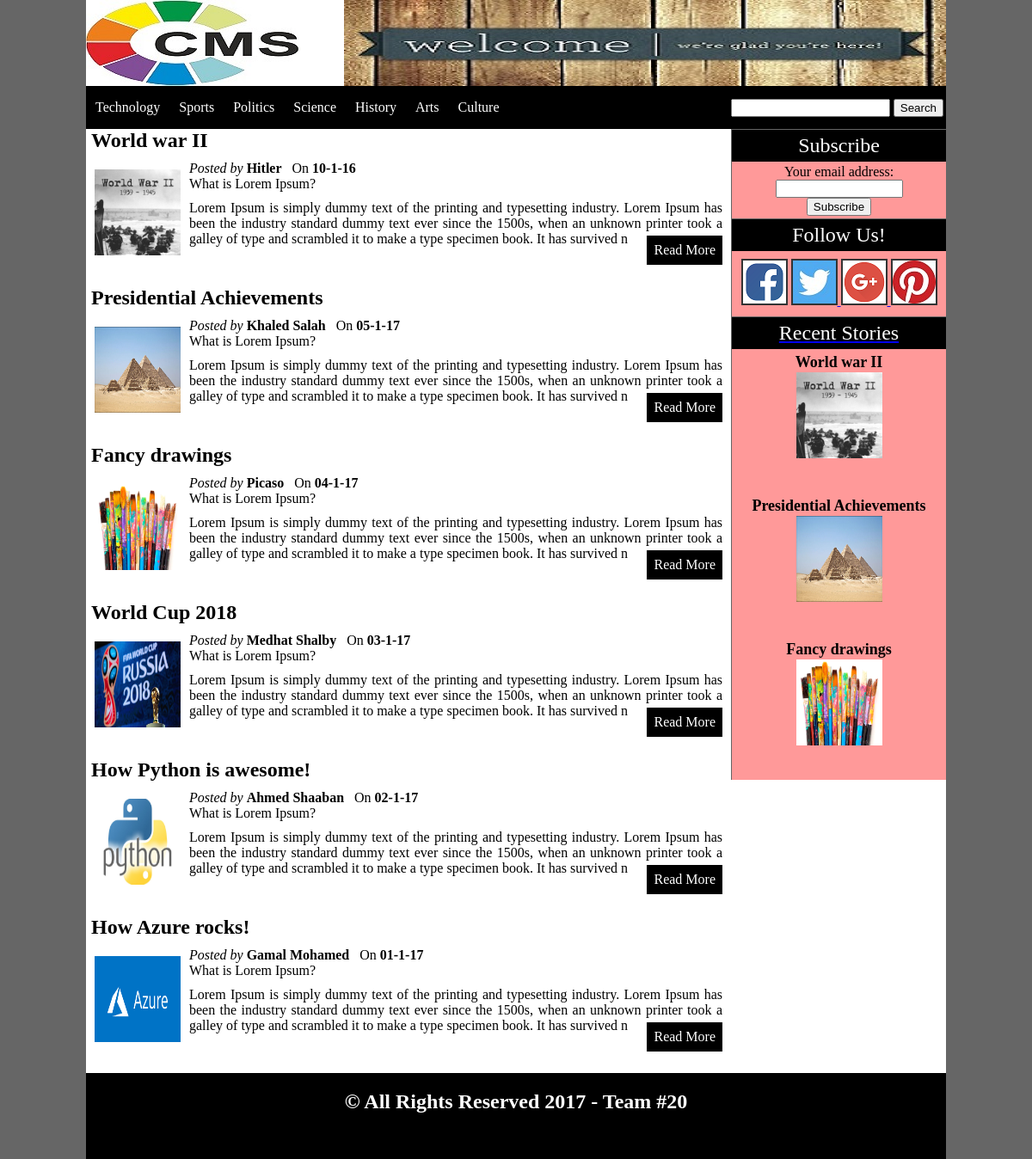
The page / on the database its author committed.
### tables this page shows
CREATE TABLE IF NOT EXISTS `categories` (
  `cat_id` int(10) NOT NULL AUTO_INCREMENT,
  `cat_title` varchar(50) NOT NULL,
  PRIMARY KEY (`cat_id`)
);

CREATE TABLE IF NOT EXISTS `posts` (
  `post_id` int(10) NOT NULL AUTO_INCREMENT,
  `category_id` int(10) NOT NULL,
  `post_title` varchar(100) NOT NULL,
  `post_date` text NOT NULL,
  `post_author` varchar(50) NOT NULL,
  `post_keywords` text NOT NULL,
  `post_image` text NOT NULL,
  `post_content` text NOT NULL,
  PRIMARY KEY (`post_id`)
);

### includes/post_content.php (the view, shortened to what this page needs)
<div class="post_area">
    <?php
		if(!isset($_GET['cat'])){
			$get_posts = "select * from posts order by post_date DESC";
			$run_posts = mysqli_query($con,$get_posts);
			while ($row_posts = mysqli_fetch_array($run_posts)){
				$post_id = $row_posts['post_id'];
				$post_title = $row_posts['post_title'];
				$post_date = $row_posts['post_date'];
				$post_author = $row_posts['post_author'];
				$post_image = $row_posts['post_image'];
				$post_content = substr($row_posts['post_content'],0,300);
				echo "
				<h2><a id='ltitle' href='details.php?post=$post_id'>&nbsp;$post_title</a></h2>
				<span><i>Posted by</i> <b>$post_author</b> &nbsp; On  <b>$post_date</b></span> <span style='color:brown;'></span>
				<img src='admin/news_images/$post_image' width='100' height='100'/>
				<div>$post_content <a id='rmlink' href='details.php?post=$post_id'>Read More</a></div><br /><br />
				";
			}
		}
	?>
</div>

### index.php (shortened to what this page needs)
<!DOCTYPE HTML>
<html>
<head>
    <link rel="stylesheet" href="styles/style.css" media="all" />
</head>
<body>
<div class="container">
    <div class="head">
    	<a href="index.php"><img id="logo" src="images/logo.jpg" /></a>
        <img id="banner" align="right" src="images/welcome.jpg" />
    </div>
    <?php include("includes/navbar.php"); ?>
    <div class="content_wrapper">
        <?php include("includes/post_content.php"); ?>
        <?php include("includes/sidebar.php"); ?>
    </div>
    <div class="footer_area">
        <h2 style="padding:20px; text-align:center">&copy; All Rights Reserved 2017 - Team #20</h2>
    </div>
</div>
</body>
</html>

### includes/navbar.php
<div class="navbar">
    <ul id="menu">
      <?php
		  include("includes/database.php");
		  $get_cats = "select * from categories";
		  $run_cats = mysqli_query($con, $get_cats);
		  while ($cats_row=mysqli_fetch_array($run_cats)){
			  $cat_id=$cats_row['cat_id'];
			  $cat_title=$cats_row['cat_title'];
			  echo "<li><a href='index.php?cat=$cat_id'>$cat_title</a></li>";
			}
	  ?>
    </ul>
    <div id="form">
    	<form method="get" action="results.php" enctype="multipart/form-data">
        	<input type="text" name="search_query" />
            <input type="submit" name="search" value="Search" />
        </form>
    </div>
</div>

### includes/sidebar.php (shortened to what this page needs)
<div class="sidebar">
	<div id="stitle">Subscribe</div>
	<div>
		<form style="padding:3px;text-align:center;" action="http://feedburner.google.com/fb/a/mailverify" method="post" target="popupwindow" onsubmit="window.open('http://feedburner.google.com/fb/a/mailverify?uri=dummy', 'popupwindow', 'scrollbars=yes,width=550,height=520');return true">
			<p>Your email address:</p>
			<p><input type="text" style="width:140px" name="email"/></p>
			<input type="submit" value="Subscribe" />
		</form>
	</div>
    <div id="stitle">Follow Us!</div>
    <div id="social">
    	<a href="https://www.facebook.com/jimmy.poi95" target="_blank"><img src="images/facebook.png" /></a>
       	<a href="http://www.twitter.com/gamal__mohamed" target="_blank"><img src="images/twitter.jpg" /> </a>
        <a href="http://www.google.com" target="_blank"><img src="images/google.png" />
        <a href="http://www.pinterest.com" target="_blank"><img src="images/pinterest.jpg" />
    </div>
   	<div id='stitle'>Recent Stories</div>
	<?php
		$get_posts = "select * from posts order by 1 DESC LIMIT 0,3";
		$run_posts = mysqli_query($con, $get_posts);
		while ($row_posts = mysqli_fetch_array($run_posts)) {
			$post_id = $row_posts['post_id'];
			$post_title = $row_posts['post_title'];
			$post_image = $row_posts['post_image'];
			echo "
			 <div class='recent_posts'>
			<h2><a href='details.php?post=$post_id'>$post_title</a></h2>
			<img src='admin/news_images/$post_image' width='100' height='100'/>
			</div>
			<br/>
			<br/>
			";
		}
	?>
</div>

### styles/style.css (style rules this page uses)
html, body, div, span, applet, object, iframe, h1, h2, h3, h4, h5, h6, p, blockquote, pre, a, abbr, acronym, address, big, cite, code, del, dfn, em, img, ins, kbd, q, s, samp, small, strike, strong, sub, sup, tt, var, b, u, i, center, dl, dt, dd, ol, ul, li, fieldset, form, label, legend, table, caption, tbody, tfoot, thead, tr, th, td, article, aside, canvas, details, embed, figure, figcaption, footer, header, hgroup, menu, nav, output, ruby, section, summary, time, mark, audio, video { margin: 0; padding: 0; border: 0; vertical-align: baseline; }
body { background:#666; }
.container { width:1000px; margin:auto; background:#FFF; }
.content_wrapper { width:1000px; background:#FFF; margin:auto; }
.head { width:1000px; height:100px; background:#FFF; }
#logo { float:left; }
.navbar { width:1000px; height:50px; background:#000; clear:both; }
#menu { line-height:50px; float:left; }
#menu li { list-style-type:none; display:inline; }
#menu a { text-decoration:none; font-size:16px; font-family:"Comic Sans MS", cursive; color:#FFF; margin:5px; padding:6px; }
.post_area { width:740px; background:#FFF; float:left; }
.post_area img { padding-top:10px; padding-left:10px; padding-right:10px; float:left; }
.post_area p { margin-bottom:10px; text-align:justify; }
.post_area h2 { padding-bottom:10px; }
.sidebar { width:249px; background:#F99; float:right; border-left:1px solid #666; }
.recent_posts { text-align:center; }
.recent_posts a { text-decoration:none; color:#000; font-size:18px; }
#stitle { background:#000; color:#FFF; padding:5px; font-size:24px; border-top:1px solid #666; text-align:center; }
#social { margin:4px; padding:5px; text-align:center; }
#social img { width:50px; border:2px solid #333; }
.footer_area { width:1000px; height:100px; background:#000; color:#FFF; clear:both; }
#form { float:right; line-height:50px; padding-right:3px; }
#rmlink { float:right; background:#000; color:#FFF; padding:8px; text-decoration:none; margin-top:5px; }
#ltitle { text-decoration:none; font-size:24px; color:#000; font-family:"Comic Sans MS", cursive; }

### rows shown on the page
categories: cat_title "Technology"
categories: cat_title "Sports"
categories: cat_title "Politics"
categories: cat_title "Science"
categories: cat_title "History"
categories: cat_title "Arts"
categories: cat_title "Culture"
posts: post_title "World war II", post_author "Hitler", post_date "10-1-16", post_image (picture), post_content "What is Lorem Ipsum? Lorem Ipsum is simply dummy text of the printing and typesetting industry. Lorem Ipsum has been the industry standard dummy text ever since the 1500s, when an unknown printer took a galley of type and scrambled it to make a type specimen book. It has survived n"
posts: post_title "Presidential Achievements", post_author "Khaled Salah", post_date "05-1-17", post_image (picture), post_content "What is Lorem Ipsum? Lorem Ipsum is simply dummy text of the printing and typesetting industry. Lorem Ipsum has been the industry standard dummy text ever since the 1500s, when an unknown printer took a galley of type and scrambled it to make a type specimen book. It has survived n"
posts: post_title "Fancy drawings", post_author "Picaso", post_date "04-1-17", post_image (picture), post_content "What is Lorem Ipsum? Lorem Ipsum is simply dummy text of the printing and typesetting industry. Lorem Ipsum has been the industry standard dummy text ever since the 1500s, when an unknown printer took a galley of type and scrambled it to make a type specimen book. It has survived n"
posts: post_title "World Cup 2018", post_author "Medhat Shalby", post_date "03-1-17", post_image (picture), post_content "What is Lorem Ipsum? Lorem Ipsum is simply dummy text of the printing and typesetting industry. Lorem Ipsum has been the industry standard dummy text ever since the 1500s, when an unknown printer took a galley of type and scrambled it to make a type specimen book. It has survived n"
posts: post_title "How Python is awesome!", post_author "Ahmed Shaaban", post_date "02-1-17", post_image (picture), post_content "What is Lorem Ipsum? Lorem Ipsum is simply dummy text of the printing and typesetting industry. Lorem Ipsum has been the industry standard dummy text ever since the 1500s, when an unknown printer took a galley of type and scrambled it to make a type specimen book. It has survived n"
posts: post_title "How Azure rocks!", post_author "Gamal Mohamed", post_date "01-1-17", post_image (picture), post_content "What is Lorem Ipsum? Lorem Ipsum is simply dummy text of the printing and typesetting industry. Lorem Ipsum has been the industry standard dummy text ever since the 1500s, when an unknown printer took a galley of type and scrambled it to make a type specimen book. It has survived n"
